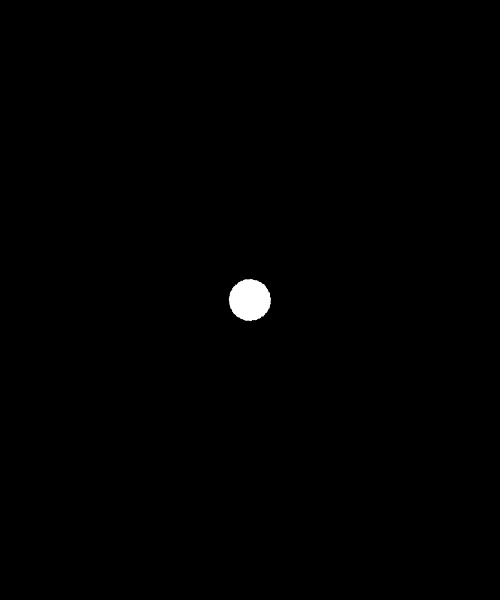
Frame 1 (no input)
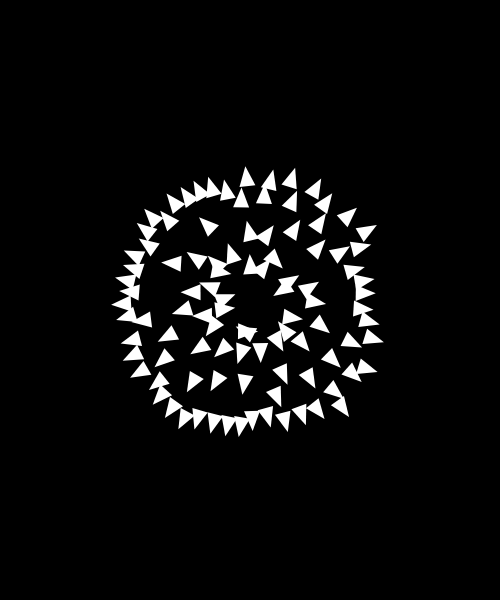
Frame 60 (no input)
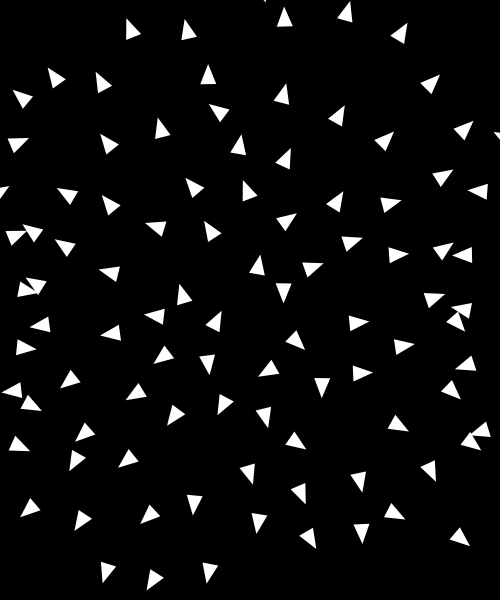
Frame 120 (the mouse pressed at the canvas centre since frame 60)

The p5.js sketch that drew these frames (run headless with seeded random() and noise() and a simulated clock; from frame 60 on, the mouse is pressed at the canvas centre):

// p5.js sketch
// ── sketch.js
let boids = [];

function setup() {
  createCanvas(500, 600);
  for (let i = 0; i < 100; i++) {
    boids.push(new Boid(width/2, height/2));
  }
}

function draw() {
  background(0);

  for (let i = 0; i < boids.length; i++) {
    let b = boids[i];
    b.separate(boids);
    b.update();
    b.checkEdges();
    b.display();
  }
}
// ── Boid.js
"use strict";

class Boid {
  constructor(x, y) {
    this.pos = createVector(x, y);
    this.vel = createVector(random(-1,1),random(-1,1));
    this.acc = createVector();

    this.maxSpeed = 3; // max speed;
    this.maxSteerForce = 0.05; // max steering force

    this.separateDistance = 50;
  }
  update() {
    this.vel.add(this.acc);
    this.vel.limit(this.maxSpeed); //***
    this.pos.add(this.vel);
    this.acc.mult(0);
    this.angle = this.vel.heading();
  }
  applyForce(force) {
    this.acc.add(force);
  }
  flock(boids) {
    // will work on this!
  }
  seek(target) {
    let desired = p5.Vector.sub(target, this.pos);
    desired.setMag(this.maxSpeed);
    let steer = p5.Vector.sub(desired, this.vel);
    steer.limit(this.maxSteerForce);
    this.applyForce(steer);
  }
  separate(boids) {
    let vector = createVector(); // sum for now
    let count = 0;
    for (let i = 0; i < boids.length; i++) {
      let other = boids[i];
      let distance = this.pos.dist(other.pos);
      if (distance > 0 && distance < this.separateDistance) {
        let diff = p5.Vector.sub(this.pos, other.pos);
        diff.normalize();
        diff.div(distance);
        // let's get the sum!
        vector.add(diff);
        count++;
      }
    }
    // let's get the average
    if (count > 0) {
      vector.div(count);
    }
    if (vector.mag() > 0) {
      // desired
      vector.setMag(this.maxSpeed);
      // steer
      vector.sub(this.vel);
      vector.limit(this.maxSteerForce);
    }
    this.applyForce(vector);
  }
  checkEdges() {
    // x
    if (this.pos.x < 0) {
      this.pos.x = width;
    } else if (this.pos.x > width) {
      this.pos.x = 0;
    }
    // y
    if (this.pos.y < 0) {
      this.pos.y = height;
    } else if (this.pos.y > height) {
      this.pos.y = 0;
    }
  }
  display() {
    push();

    translate(this.pos.x, this.pos.y);
    rotate(this.angle);
    noStroke();
    fill(255);
    triangle(0, 0, -20, 8, -20, -8);
    pop();
  }
}
